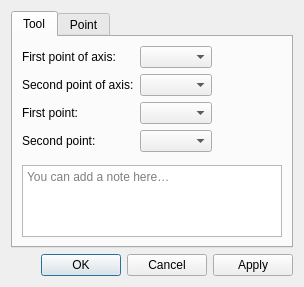
<?xml version="1.0" encoding="UTF-8"?>
<ui version="4.0">
 <class>DialogTriangle</class>
 <widget class="QDialog" name="DialogTriangle">
  <property name="geometry">
   <rect>
    <x>0</x>
    <y>0</y>
    <width>304</width>
    <height>242</height>
   </rect>
  </property>
  <property name="windowTitle">
   <string>Triangle tool</string>
  </property>
  <property name="windowIcon">
   <iconset resource="../../../vmisc/share/resources/icon.qrc">
    <normaloff>:/icon/64x64/icon64x64.png</normaloff>:/icon/64x64/icon64x64.png</iconset>
  </property>
  <property name="locale">
   <locale language="English" country="UnitedStates"/>
  </property>
  <layout class="QVBoxLayout" name="verticalLayout">
   <item>
    <widget class="QTabWidget" name="tabWidget">
     <property name="currentIndex">
      <number>0</number>
     </property>
     <widget class="QWidget" name="tab">
      <attribute name="title">
       <string>Tool</string>
      </attribute>
      <layout class="QFormLayout" name="formLayout_2">
       <property name="fieldGrowthPolicy">
        <enum>QFormLayout::ExpandingFieldsGrow</enum>
       </property>
       <item row="0" column="0">
        <widget class="QLabel" name="labelAxisP1">
<property name="visible">
         <bool>false</bool>
         </property>
         <property name="sizePolicy">
          <sizepolicy hsizetype="Expanding" vsizetype="Preferred">
           <horstretch>0</horstretch>
           <verstretch>0</verstretch>
          </sizepolicy>
         </property>
         <property name="text">
          <string>First point of axis:</string>
         </property>
        </widget>
       </item>
       <item row="0" column="1">
        <widget class="QComboBox" name="comboBoxAxisP1">
<property name="visible">
         <bool>false</bool>
         </property>
        </widget>
       </item>
       <item row="1" column="0">
        <widget class="QLabel" name="labelAxisP2">
<property name="visible">
         <bool>false</bool>
         </property>
         <property name="sizePolicy">
          <sizepolicy hsizetype="Expanding" vsizetype="Preferred">
           <horstretch>0</horstretch>
           <verstretch>0</verstretch>
          </sizepolicy>
         </property>
         <property name="text">
          <string>Second point of axis:</string>
         </property>
        </widget>
       </item>
       <item row="1" column="1">
        <widget class="QComboBox" name="comboBoxAxisP2">
<property name="visible">
         <bool>false</bool>
         </property>
        </widget>
       </item>
       <item row="2" column="0">
        <widget class="QLabel" name="labelFirstPoint">
<property name="visible">
         <bool>false</bool>
         </property>
         <property name="sizePolicy">
          <sizepolicy hsizetype="Expanding" vsizetype="Preferred">
           <horstretch>0</horstretch>
           <verstretch>0</verstretch>
          </sizepolicy>
         </property>
         <property name="text">
          <string>First point:</string>
         </property>
        </widget>
       </item>
       <item row="2" column="1">
        <widget class="QComboBox" name="comboBoxFirstPoint">
<property name="visible">
         <bool>false</bool>
         </property>
        </widget>
       </item>
       <item row="3" column="0">
        <widget class="QLabel" name="labelSecondPoint">
<property name="visible">
         <bool>false</bool>
         </property>
         <property name="sizePolicy">
          <sizepolicy hsizetype="Expanding" vsizetype="Preferred">
           <horstretch>0</horstretch>
           <verstretch>0</verstretch>
          </sizepolicy>
         </property>
         <property name="text">
          <string>Second point:</string>
         </property>
        </widget>
       </item>
       <item row="3" column="1">
        <widget class="QComboBox" name="comboBoxSecondPoint">
<property name="visible">
         <bool>false</bool>
         </property>
        </widget>
       </item>
       <item row="4" column="0" colspan="2">
        <layout class="QVBoxLayout" name="notesAreaLayout">
         <item>
          <layout class="QHBoxLayout" name="notesSeparatorLayout">
           <property name="leftMargin"><number>33</number></property>
           <property name="rightMargin"><number>33</number></property>
           <item>
            <widget class="QFrame" name="notesSeparator">
             <property name="minimumSize"><size><width>0</width><height>1</height></size></property>
             <property name="maximumSize"><size><width>16777215</width><height>1</height></size></property>
            </widget>
           </item>
          </layout>
         </item>
         <item>
          <widget class="QPlainTextEdit" name="plainTextEditToolNotes">
           <property name="placeholderText"><string>You can add a note here…</string></property>
           <property name="maximumSize"><size><width>16777215</width><height>100</height></size></property>
          </widget>
         </item>
        </layout>
       </item>
      </layout>
     </widget>
     <widget class="QWidget" name="tab_2">
      <attribute name="title">
       <string>Point</string>
      </attribute>
      <layout class="QFormLayout" name="formLayoutPoint">
       <property name="fieldGrowthPolicy">
        <enum>QFormLayout::ExpandingFieldsGrow</enum>
       </property>
       <item row="0" column="0">
        <widget class="QLabel" name="labelEditNamePoint">
         <property name="sizePolicy">
          <sizepolicy hsizetype="Fixed" vsizetype="Fixed">
           <horstretch>0</horstretch>
           <verstretch>0</verstretch>
          </sizepolicy>
         </property>
         <property name="text">
          <string>Point name:</string>
         </property>
        </widget>
       </item>
       <item row="0" column="1">
        <widget class="QLineEdit" name="lineEditNamePoint">
         <property name="toolTip">
          <string>Unique label</string>
         </property>
         <property name="placeholderText">
          <string>Choose unique label.</string>
         </property>
        </widget>
       </item>
      </layout>
     </widget>
    </widget>
   </item>
   <item>
    <widget class="QDialogButtonBox" name="buttonBox">
     <property name="orientation">
      <enum>Qt::Horizontal</enum>
     </property>
     <property name="standardButtons">
      <set>QDialogButtonBox::Apply|QDialogButtonBox::Cancel|QDialogButtonBox::Ok</set>
     </property>
    </widget>
   </item>
  </layout>
 </widget>
 <tabstops>
  <tabstop>buttonBox</tabstop>
 </tabstops>
 <resources>
  <include location="../../../vmisc/share/resources/icon.qrc"/>
 </resources>
 <connections>
  <connection>
   <sender>buttonBox</sender>
   <signal>accepted()</signal>
   <receiver>DialogTriangle</receiver>
   <slot>accept()</slot>
   <hints>
    <hint type="sourcelabel">
     <x>248</x>
     <y>254</y>
    </hint>
    <hint type="destinationlabel">
     <x>157</x>
     <y>274</y>
    </hint>
   </hints>
  </connection>
  <connection>
   <sender>buttonBox</sender>
   <signal>rejected()</signal>
   <receiver>DialogTriangle</receiver>
   <slot>reject()</slot>
   <hints>
    <hint type="sourcelabel">
     <x>316</x>
     <y>260</y>
    </hint>
    <hint type="destinationlabel">
     <x>286</x>
     <y>274</y>
    </hint>
   </hints>
  </connection>
 </connections>
</ui>
